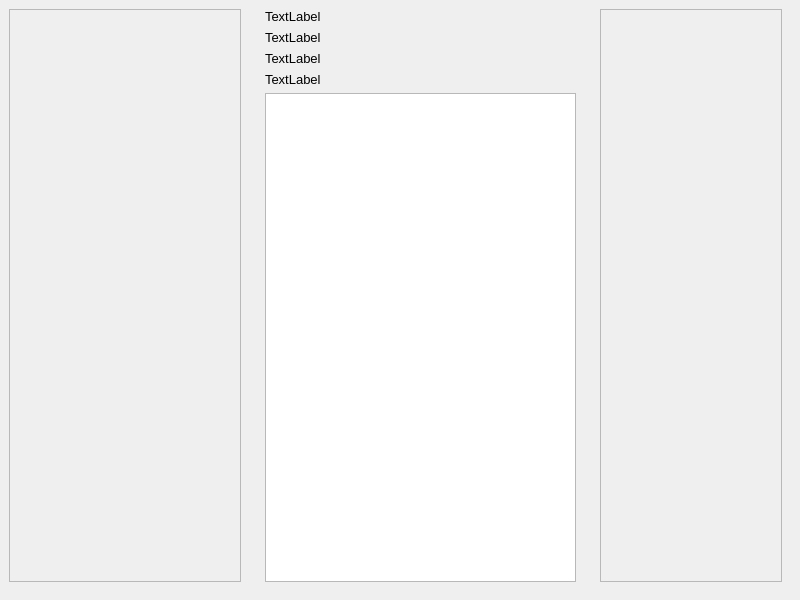
<?xml version="1.0" encoding="UTF-8"?>
<ui version="4.0">
 <class>MainWindow</class>
 <widget class="QWidget" name="MainWindow">
  <property name="geometry">
   <rect>
    <x>0</x>
    <y>0</y>
    <width>800</width>
    <height>600</height>
   </rect>
  </property>
  <property name="sizePolicy">
   <sizepolicy hsizetype="Fixed" vsizetype="Fixed">
    <horstretch>0</horstretch>
    <verstretch>0</verstretch>
   </sizepolicy>
  </property>
  <property name="maximumSize">
   <size>
    <width>800</width>
    <height>600</height>
   </size>
  </property>
  <property name="font">
   <font>
    <family>Arial</family>
    <pointsize>10</pointsize>
   </font>
  </property>
  <property name="windowTitle">
   <string>EventGift</string>
  </property>
  <widget class="QWidget" name="horizontalLayoutWidget">
   <property name="geometry">
    <rect>
     <x>0</x>
     <y>0</y>
     <width>791</width>
     <height>591</height>
    </rect>
   </property>
   <layout class="QHBoxLayout" name="horizontalLayout">
    <item>
     <widget class="QWidget" name="gifts" native="true">
      <property name="maximumSize">
       <size>
        <width>250</width>
        <height>16777215</height>
       </size>
      </property>
      <layout class="QVBoxLayout" name="verticalLayout">
       <item>
        <widget class="QScrollArea" name="scrollArea">
         <property name="widgetResizable">
          <bool>true</bool>
         </property>
         <widget class="QWidget" name="scrollAreaWidgetContents_3">
          <property name="geometry">
           <rect>
            <x>0</x>
            <y>0</y>
            <width>230</width>
            <height>569</height>
           </rect>
          </property>
         </widget>
        </widget>
       </item>
      </layout>
     </widget>
    </item>
    <item>
     <widget class="QWidget" name="info" native="true">
      <layout class="QVBoxLayout" name="verticalLayout_3">
       <item>
        <widget class="QLabel" name="eventTitleLabel">
         <property name="text">
          <string>TextLabel</string>
         </property>
         <property name="wordWrap">
          <bool>true</bool>
         </property>
        </widget>
       </item>
       <item>
        <widget class="QLabel" name="eventDataLabel">
         <property name="text">
          <string>TextLabel</string>
         </property>
         <property name="wordWrap">
          <bool>true</bool>
         </property>
        </widget>
       </item>
       <item>
        <widget class="QLabel" name="eventTimeLabel">
         <property name="text">
          <string>TextLabel</string>
         </property>
         <property name="wordWrap">
          <bool>true</bool>
         </property>
        </widget>
       </item>
       <item>
        <widget class="QLabel" name="eventPlaceLabel">
         <property name="text">
          <string>TextLabel</string>
         </property>
         <property name="wordWrap">
          <bool>true</bool>
         </property>
        </widget>
       </item>
       <item>
        <widget class="QTextEdit" name="eventDescriptionEdit"/>
       </item>
      </layout>
     </widget>
    </item>
    <item>
     <widget class="QWidget" name="users" native="true">
      <property name="enabled">
       <bool>true</bool>
      </property>
      <property name="maximumSize">
       <size>
        <width>200</width>
        <height>16777215</height>
       </size>
      </property>
      <layout class="QVBoxLayout" name="verticalLayout_2">
       <item>
        <widget class="QScrollArea" name="scrollArea_3">
         <property name="widgetResizable">
          <bool>true</bool>
         </property>
         <widget class="QWidget" name="scrollAreaWidgetContents_7">
          <property name="geometry">
           <rect>
            <x>0</x>
            <y>0</y>
            <width>180</width>
            <height>569</height>
           </rect>
          </property>
         </widget>
        </widget>
       </item>
      </layout>
     </widget>
    </item>
   </layout>
  </widget>
 </widget>
 <resources/>
 <connections/>
</ui>
